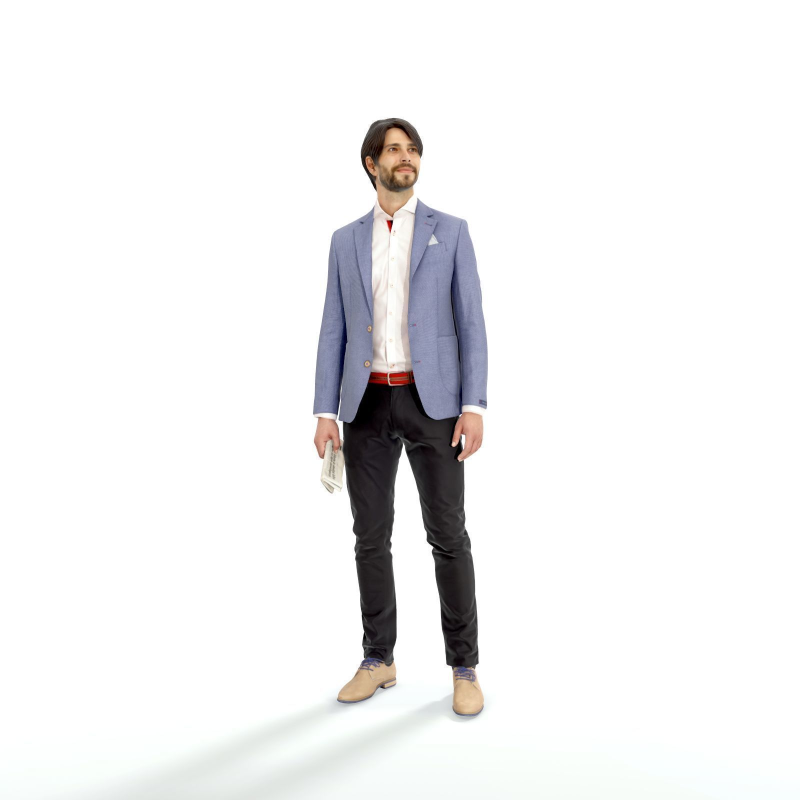
#> input picture stand.jpg, 1600 x 1600 px (shown at 1/2 size)
$ python 5_rotation.py
#> lines starting #> are read from the running program, lines starting #| are printed output that depends on the picture
import cv2
img = cv2.imread(r'stand.jpg')
#> img is the input picture: shape (1600, 1600, 3); mean B, G, R 240.4, 239.9, 240.1

(h , w ) = img.shape[:2]
#> h = 1600; w = 1600

center = (w / 2 , h / 2)
#> center = (800, 800)

angle90 = 90
angle180 = 180
angle270 = 270

scale = 1.0

M = cv2.getRotationMatrix2D(center , angle90 , scale)
rotated90 = cv2.warpAffine(img, M,(h,w))
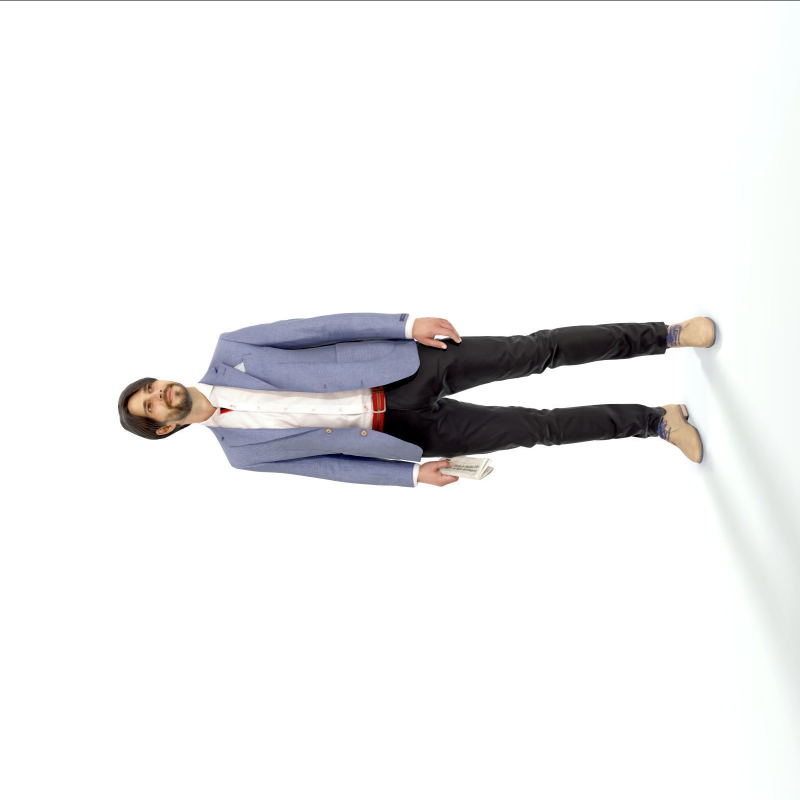
#> rotated90: shape (1600, 1600, 3) (shown at 1/2 size); mean B, G, R 240.2, 239.7, 239.9

M = cv2.getRotationMatrix2D(center , angle180 , scale)
rotated180 = cv2.warpAffine(img ,M, (w,h))
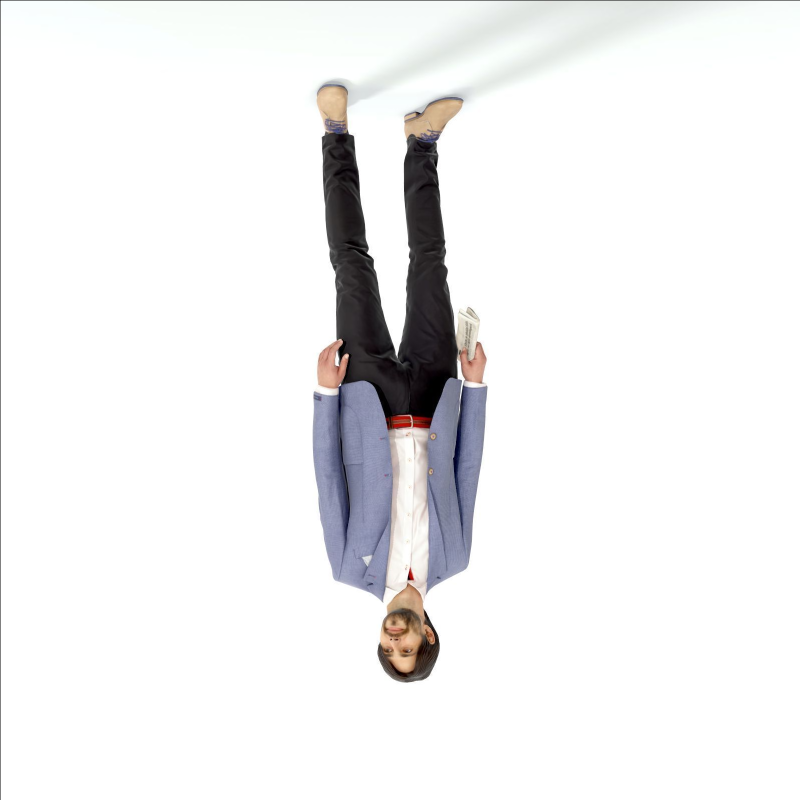
#> rotated180: shape (1600, 1600, 3) (shown at 1/2 size); mean B, G, R 240.1, 239.6, 239.8

M = cv2.getRotationMatrix2D(center , angle270 , scale)
rotated270 = cv2.warpAffine(img, M, (h,w))
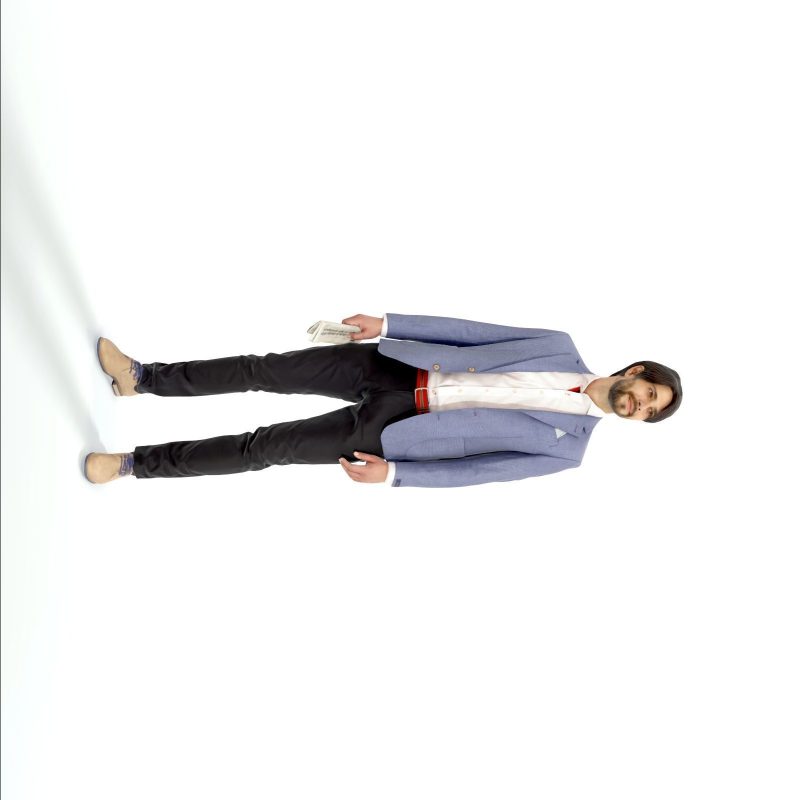
#> rotated270: shape (1600, 1600, 3) (shown at 1/2 size); mean B, G, R 240.2, 239.7, 239.9


cv2.imshow('Original Image', img)
cv2.imshow('Image rotated by 90 degrees' , rotated90)
cv2.imshow('Image rotated by 180 degrees', rotated180)
cv2.imshow('Image rotated by 270 degrees', rotated270)

$ run again, with run.jpg copied over stand.jpg
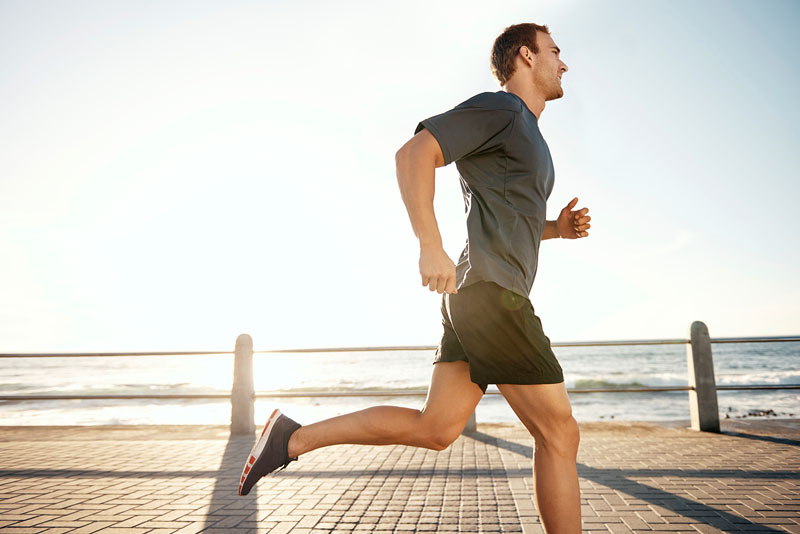
#> input picture run.jpg, 800 x 534 px
#> img is the input picture: shape (534, 800, 3); mean B, G, R 198.6, 208, 213.3
#> `rotated180 = cv2.warpAffine(img ,M, (w,h))`:
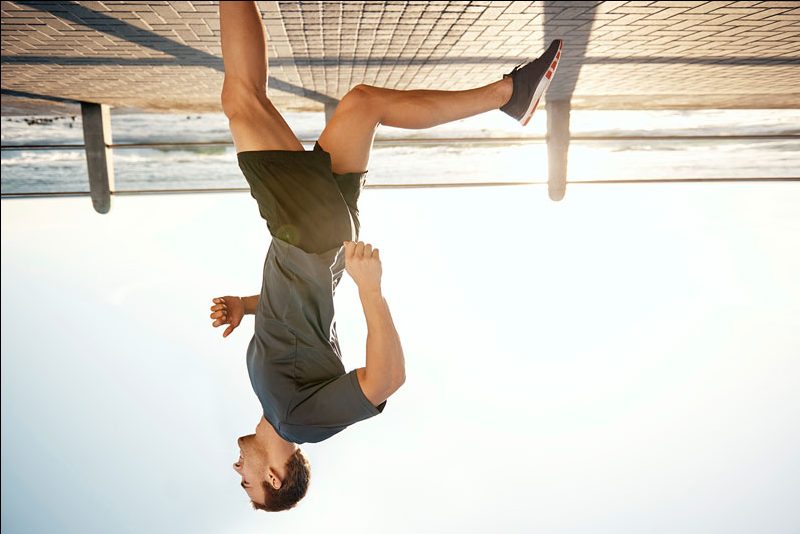
#> rotated180: shape (534, 800, 3); mean B, G, R 197.9, 207.3, 212.6
#> `rotated270 = cv2.warpAffine(img, M, (h,w))`:
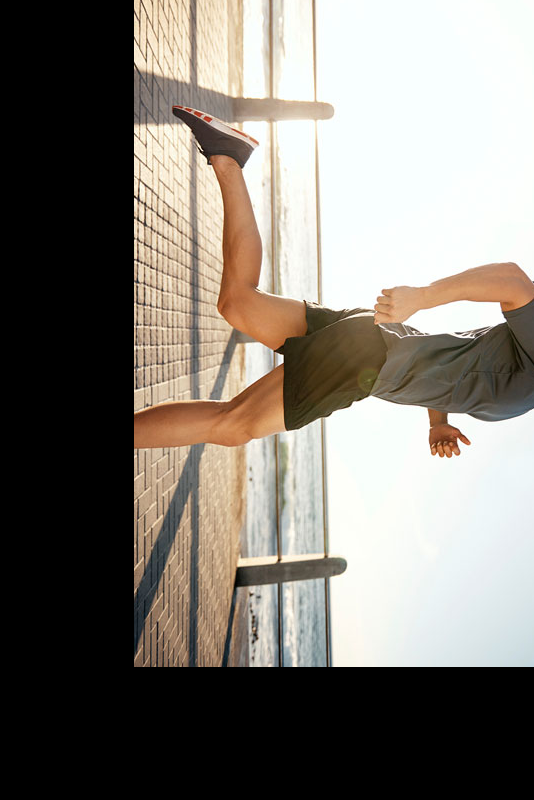
#> rotated270: shape (800, 534, 3); mean B, G, R 115.1, 122.7, 128.2
